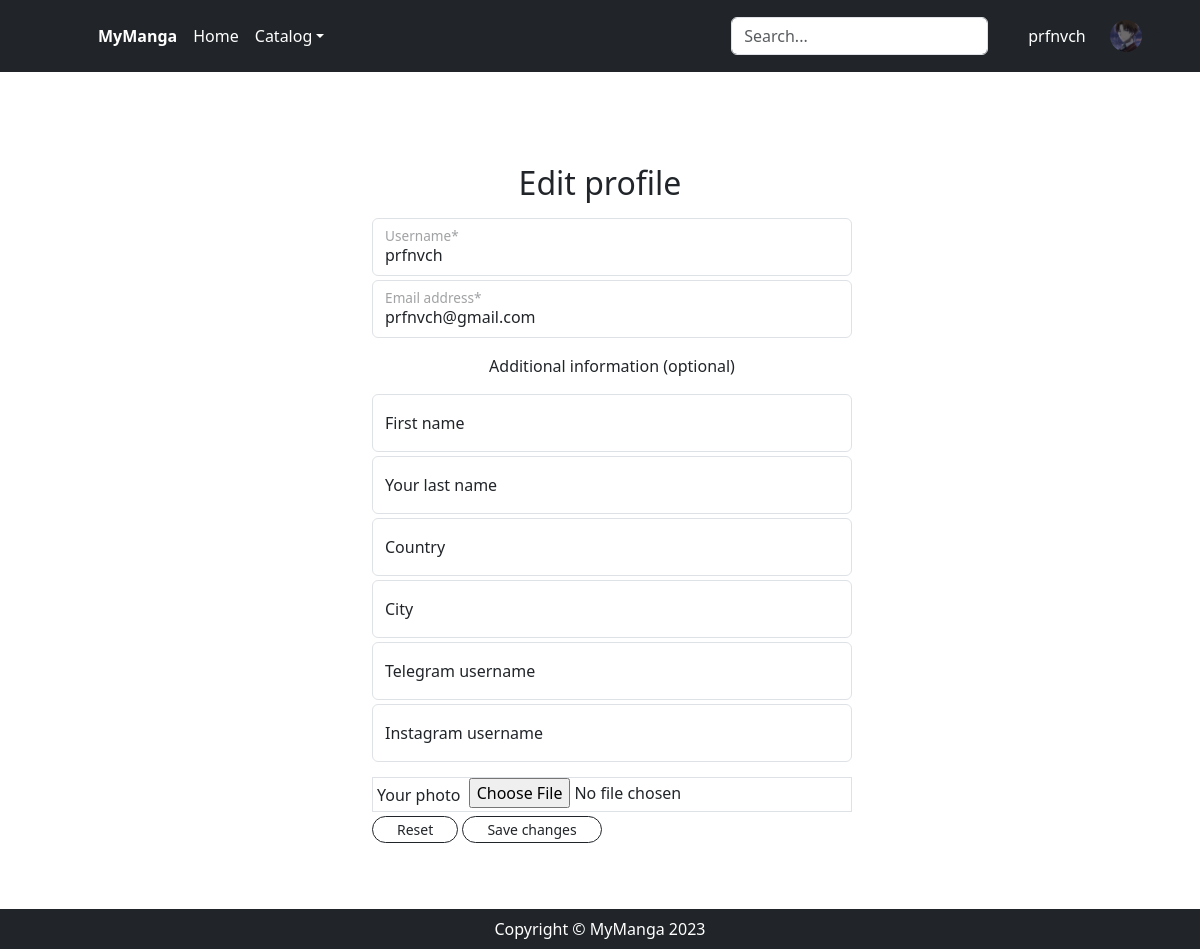
Screenshot of /edit_profile/ (signed in) with the database file from the repository.
### accounts/models.py (models this page shows, shortened)
class User(AbstractBaseUser, PermissionsMixin):
    username = models.CharField(max_length=60, unique=True)
    email = models.EmailField(unique=True)
    first_name = models.CharField(max_length=100, null=True, blank=True)
    last_name = models.CharField(max_length=100, null=True, blank=True)
    avatar = models.ImageField(null=True, blank=True, upload_to="avatars/")
    bio = models.TextField(blank=True, null=True)
    city = models.CharField(max_length=100, blank=True)
    country = models.CharField(max_length=100, blank=True)
    date_of_birth = models.DateTimeField(blank=True, null=True)
    date_joined = models.DateTimeField(auto_now_add=True)
    instagram = models.CharField(max_length=100, blank=True)
    telegram = models.CharField(max_length=100, blank=True)
    bookmarks = models.ManyToManyField("main.Manga", blank=True, related_name='related_manga')
    is_active = models.BooleanField(default=True)
    is_staff = models.BooleanField(default=False)
    is_superuser = models.BooleanField(default=False)
    objects = UserManager()
    USERNAME_FIELD = "username"
    REQUIRED_FIELDS = ["email"]
    def get_user_url(self):
        return reverse("user", args=[self.id])

### accounts/views.py (the view, shortened to what this page needs)
# urls.py: path("edit_profile/", ProfileEditView.as_view(), name="edit_profile")
class ProfileEditView(TemplateView):
    template_name = "user/edit_profile.html"
    def get(self, request):
        if request.user.is_authenticated:
            return render(request, self.template_name)
        else:
            return redirect('user')

### templates/user/edit_profile.html (shortened to what this page needs)
{% extends "base.html" %}
{% block content %}
<section style="margin-top: 7%;">
    <h2 class="text-center pt-2">Edit profile</h2>
    <section class="w-500 d-flex justify-content-center ">
        <div class="bg-white " >
        </div>
      <form style="width: 40%;" method="post" class="pt-2" enctype="multipart/form-data">
        <div class="form-floating mb-1">
          <input type="text" id="username" name="username" class="form-control" placeholder="Username"
                 value="{{ user.username }}" required>
            <label for="username">Username*</label>
        </div>
        <div class="form-floating mb-1 ">
            <input type="email" id="email" name="email" class="form-control" placeholder="Email address"
                   value="{{ user.email }}" required>
            <label for="email">Email address*</label>
        </div>
        <div class="form-floating mt-3">
            <p class="text-center">Additional information (optional)</p>
        </div>
        <div class="form-floating mb-1">
            <input type="text" id="name" name="first_name" class="form-control" placeholder="Your first name"
                   value="{{ user.first_name }}" >
            <label for="name">First name</label>
        </div>
        <div class="form-floating mb-1">
            <input type="text" id="surname" name="last_name" class="form-control" placeholder="Your last name*"
                   value="{{ user.last_name }}" >
            <label for="surname">Your last name</label>
        </div>
        <div class="form-floating mb-1">
            <input type="text" id="country" name="country" class="form-control" placeholder="Country"
            value="{{ user.country }}">
            <label for="country">Country</label>
        </div>
        <div class="form-floating mb-1">
            <input type="text" id="city" name="city" class="form-control" placeholder="City"
            value="{{ user.city }}">
            <label for="city">City</label>
        </div>
        <div class="form-floating mb-1">
            <input type="text" id="telegram" name="telegram" class="form-control" placeholder="Telegram username"
            value="{{ user.telegram }}">
            <label for="telegram">Telegram username</label>
        </div>
        <div class="form-floating mb-1">
            <input type="text" id="instagram" name="instagram" class="form-control" placeholder="Instagram username"
            value="{{ user.instagram }}">
            <label for="instagram">Instagram username</label>
        </div>
        <div class="form-floating mb-1 border" style="margin-top: 15px">
            <span>
                <label class="align-middle p-1" for="avatar">Your photo</label>
               <input type="file" name="avatar" id="avatar" accept="image/*">
            </span>
        </div>
        <p style="Margin: 0px 0px 50px 0px">
            <input class="btn btn-outline-dark btn-sm rounded-pill" type="reset" value="Reset" style="Padding: 2px 24px">
            <input class="btn btn-outline-dark btn-sm rounded-pill" type="submit" value="Save changes" style="Padding: 2px 24px">
        </p>
      </form>
    </section>
</section>
{% endblock content %}

### templates/base.html (shortened to what this page needs)
{% load static %}
<html lang="en">
    <head>
        <link rel="stylesheet" type="text/css" href="{% static 'css/styles.css' %}">
        <link href="https://cdn.jsdelivr.net/npm/bootstrap-icons@1.5.0/font/bootstrap-icons.css" rel="stylesheet" />
        <link href="https://cdn.jsdelivr.net/npm/bootstrap@5.3.0-alpha1/dist/css/bootstrap.min.css" rel="stylesheet">
        <link rel="stylesheet" href="https://cdnjs.cloudflare.com/ajax/libs/font-awesome/4.7.0/css/font-awesome.min.css">
      </head>
    <body class="d-flex flex-column min-vh-100">
        <header class="p-3 text-bg-dark sticky-top">
          <div class="container">
            <div class="d-flex flex-wrap align-items-center justify-content-center justify-content-lg-start">
              <a href="/" class="d-flex align-items-center mb-2 mb-lg-0 text-white text-decoration-none">
                <svg class="bi me-2" width="40" height="32" role="img" aria-label="Bootstrap"><use xlink:href="#bootstrap"></use></svg>
              </a>
              <ul class="nav col-12 col-lg-auto me-lg-auto mb-2 justify-content-center mb-md-0">
                <li><span class="nav-link px-2 text-white fw-bold">MyManga</span></li>
                <li><a href="{% url 'main-index' %}" class="nav-link px-2 text-white">Home</a></li>
                <li>
                  <div class="dropdown">
                      <a class="nav-link px-2 text-white dropdown-toggle" href="#" role="button"
                         data-bs-toggle="dropdown" aria-expanded="false">Catalog</a>
                  </div>
              </li>
              </ul>
              <div class="dropdown">
                <form class="col-12 col-lg-auto mb-3 mb-lg-0 me-lg-3" action="{% url 'manga-search' %}" method="post" role="search">
                  <input type="search" name="search" class="form-control form-control-dark text-bg-white" placeholder="Search..." aria-label="Search">
                </form>
              </div>
              {% if user.is_authenticated %}
              <span class="px-4 text-white">{{ user.username }}</span>
              <div class="dropdown text-end">
                <a href="#" class="d-block link-dark text-decoration-none dropdown-toggle" data-bs-toggle="dropdown" aria-expanded="false">
                  {% if user.avatar %}
                  <img src="{{ user.avatar.url }}" class="rounded-circle avatar-mini">
                  {% else %}
                  <img src="{% static 'assets/avatar-placeholder.jpeg' %}" class="rounded-circle avatar-mini">
                  {% endif %}
                </a>
              </div>
              {% else %}
              <div class="text-end">
                <button type="button" class="btn btn-outline-light me-2" data-bs-toggle="modal" data-bs-target="#modalLogin">Login</button>
                <button type="button" class="btn btn-warning me-2" data-bs-toggle="modal" data-bs-target="#modalSignup">Signup</button>
              </div>
              {% endif %}
        </header>
        {% block content %}{% endblock content %}
      <footer class="py-2 bg-dark footer mt-auto">
          <div class="container"><p class="m-0 text-center text-white">Copyright &copy; MyManga 2023</p></div>
      </footer>
    </body>
</html>

### rows the page displays
User: username "prfnvch", avatar (picture), email "prfnvch@gmail.com"
